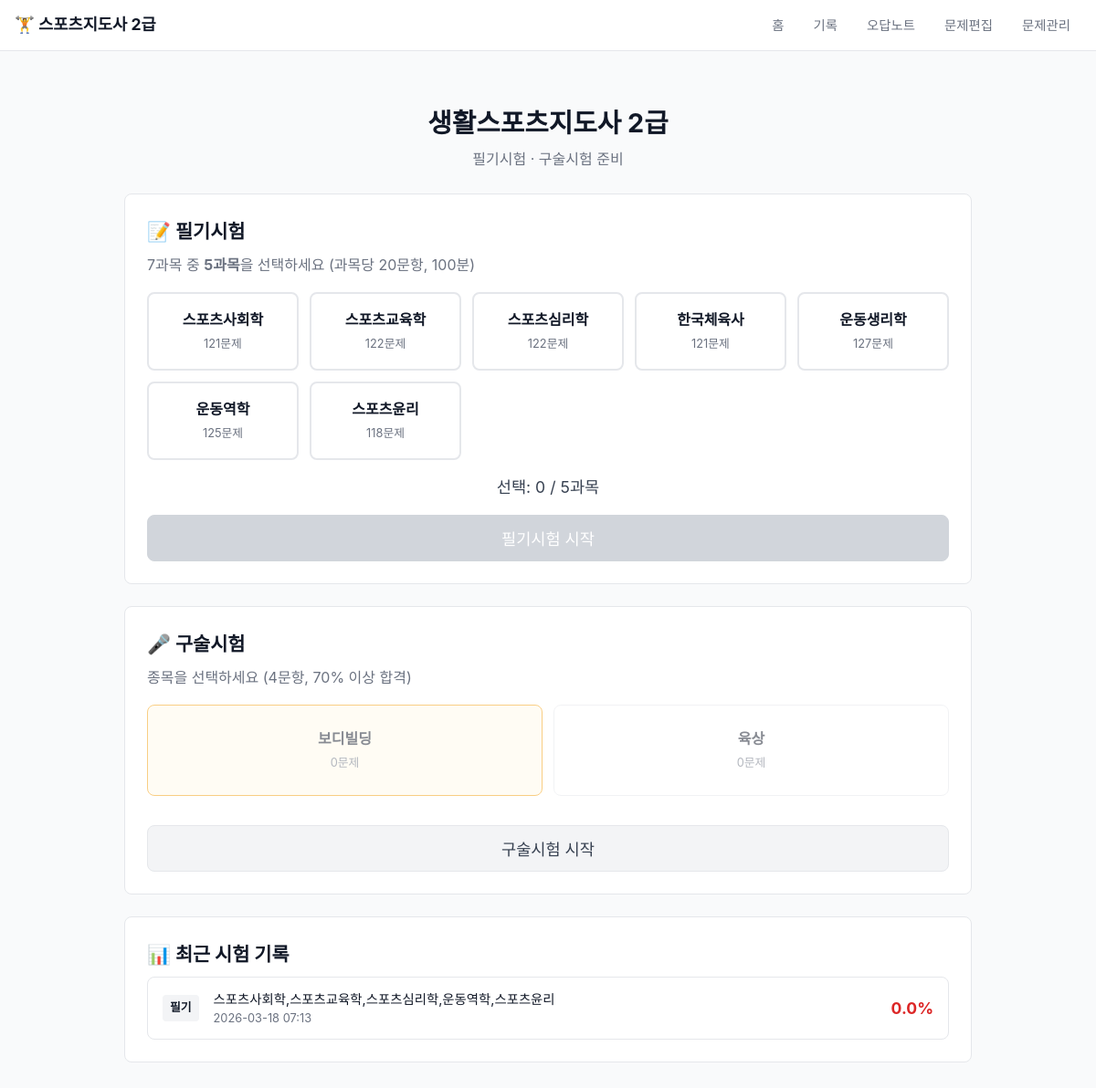
The page / on the database its author committed.
### tables this page shows
CREATE TABLE subjects (
    id          INTEGER PRIMARY KEY AUTOINCREMENT,
    name        TEXT NOT NULL UNIQUE,
    category    TEXT NOT NULL CHECK(category IN ('written', 'oral')),
    description TEXT,
    created_at  TEXT DEFAULT (datetime('now'))
);

CREATE TABLE test_sessions (
    id              INTEGER PRIMARY KEY AUTOINCREMENT,
    test_type       TEXT NOT NULL CHECK(test_type IN ('written', 'oral')),
    selected_subjects TEXT NOT NULL,
    total_questions INTEGER NOT NULL,
    correct_count   INTEGER DEFAULT 0,
    score_percent   REAL DEFAULT 0,
    time_limit_sec  INTEGER,
    time_spent_sec  INTEGER,
    is_passed       INTEGER DEFAULT 0,
    completed       INTEGER DEFAULT 0,
    started_at      TEXT DEFAULT (datetime('now')),
    finished_at     TEXT
);

### app.py (the view)
@app.route('/')
def index():
    db = get_db()
    subjects = db.execute(
        'SELECT s.*, COUNT(q.id) as question_count '
        'FROM subjects s LEFT JOIN questions q ON s.id = q.subject_id '
        'GROUP BY s.id ORDER BY s.category, s.id'
    ).fetchall()
    written = [s for s in subjects if s['category'] == 'written']
    oral = [s for s in subjects if s['category'] == 'oral']
    recent = db.execute(
        'SELECT * FROM test_sessions ORDER BY started_at DESC LIMIT 5'
    ).fetchall()
    stats = db.execute('''
        SELECT COUNT(*) as total_sessions,
               SUM(CASE WHEN is_passed = 1 THEN 1 ELSE 0 END) as passed,
               ROUND(AVG(score_percent), 1) as avg_score
        FROM test_sessions WHERE completed = 1
    ''').fetchone()
    return render_template('index.html',
                           written_subjects=written, oral_subjects=oral,
                           recent=recent, stats=stats)

### app.py (called while the page is built)
def get_db():
    if 'db' not in g:
        os.makedirs(os.path.dirname(DB_PATH), exist_ok=True)
        g.db = sqlite3.connect(DB_PATH)
        g.db.row_factory = sqlite3.Row
        g.db.execute('PRAGMA foreign_keys = ON')
    return g.db

### templates/index.html (shortened to what this page needs)
{% extends "base.html" %}
{% block content %}
<div class="hero">
    <h1>생활스포츠지도사 2급</h1>
    <p>필기시험 · 구술시험 준비</p>
</div>
<section class="exam-section">
    <h2>📝 필기시험</h2>
    <p class="section-desc">7과목 중 <strong>5과목</strong>을 선택하세요 (과목당 20문항, 100분)</p>
    <form action="/written/start" method="POST" id="writtenForm">
        <div class="subject-grid">
            {% for s in written_subjects %}
            <label class="subject-card {% if s.question_count == 0 %}disabled{% endif %}">
                <div class="subject-name">{{ s.name }}</div>
                <div class="subject-count">{{ s.question_count }}문제</div>
            </label>
            {% endfor %}
        </div>
        <div class="selected-count">
            선택: <span id="selectedCount">0</span> / 5과목
        </div>
        <button type="submit" class="btn btn-primary btn-lg" id="startWritten" disabled>
            필기시험 시작
        </button>
    </form>
</section>
<section class="exam-section">
    <h2>🎤 구술시험</h2>
    <p class="section-desc">종목을 선택하세요 (4문항, 70% 이상 합격)</p>
    <form action="/oral/start" method="POST">
        <div class="oral-grid">
            {% for s in oral_subjects %}
            <label class="subject-card oral-card {% if s.question_count == 0 %}disabled{% endif %}">
                <div class="subject-name">{{ s.name }}</div>
                <div class="subject-count">{{ s.question_count }}문제</div>
            </label>
            {% endfor %}
        </div>
        <button type="submit" class="btn btn-secondary btn-lg">
            구술시험 시작
        </button>
    </form>
</section>
{% if recent %}
<section class="exam-section">
    <h2>📊 최근 시험 기록</h2>
    <div class="history-list">
        {% for r in recent %}
        <a href="/result/{{ r.id }}" class="history-item">
            <div class="history-type">
                {{ '필기' if r.test_type == 'written' else '구술' }}
            </div>
            <div class="history-info">
                <div>{{ r.selected_subjects }}</div>
                <div class="history-date">{{ r.started_at[:16] }}</div>
            </div>
            <div class="history-score {{ 'pass' if r.is_passed else 'fail' }}">
                {{ r.score_percent }}%
            </div>
        </a>
        {% endfor %}
    </div>
</section>
{% endif %}
{% endblock %}

### static/style.css (style rules this page uses)
* { margin: 0; padding: 0; box-sizing: border-box; }
:root { --primary: #2563eb; --primary-dark: #1d4ed8; --success: #16a34a; --danger: #dc2626; --warning: #f59e0b; --gray-50: #f9fafb; --gray-100: #f3f4f6; --gray-200: #e5e7eb; --gray-300: #d1d5db; --gray-500: #6b7280; --gray-700: #374151; --gray-900: #111827; --radius: 8px; }
body { font-family: -apple-system, BlinkMacSystemFont, 'Segoe UI', sans-serif; background: var(--gray-50); color: var(--gray-900); line-height: 1.6; }
.hero { text-align: center; padding: 2rem 0 1.5rem; }
.hero h1 { font-size: 1.8rem; margin-bottom: 0.25rem; }
.hero p { color: var(--gray-500); }
.btn { display: inline-block; padding: 0.5rem 1rem; border: 1px solid var(--gray-300); border-radius: var(--radius); background: white; color: var(--gray-700); cursor: pointer; font-size: 0.9rem; text-decoration: none; transition: all 0.2s; }
.btn-primary { background: var(--primary); color: white; border-color: var(--primary); }
.btn-primary:disabled { background: var(--gray-300); border-color: var(--gray-300); cursor: not-allowed; }
.btn-secondary { background: var(--gray-100); border-color: var(--gray-200); }
.btn-lg { padding: 0.75rem 2rem; font-size: 1.1rem; }
.exam-section { background: white; border: 1px solid var(--gray-200); border-radius: var(--radius); padding: 1.5rem; margin-bottom: 1.5rem; }
.exam-section h2 { font-size: 1.3rem; margin-bottom: 0.5rem; }
.section-desc { color: var(--gray-500); margin-bottom: 1rem; }
.subject-grid { display: grid; grid-template-columns: repeat(auto-fill, minmax(140px, 1fr)); gap: 0.75rem; margin-bottom: 1rem; }
.subject-card { border: 2px solid var(--gray-200); border-radius: var(--radius); padding: 1rem; text-align: center; cursor: pointer; transition: all 0.2s; position: relative; }
.subject-card:has(input:checked) { border-color: var(--primary); background: #eff6ff; }
.subject-card.disabled { opacity: 0.5; cursor: not-allowed; }
.subject-name { font-weight: 600; margin-bottom: 0.25rem; }
.subject-count { font-size: 0.8rem; color: var(--gray-500); }
.oral-grid { display: grid; grid-template-columns: repeat(2, 1fr); gap: 0.75rem; margin-bottom: 1rem; }
.oral-card:has(input:checked) { border-color: var(--warning); background: #fffbeb; }
.selected-count { text-align: center; font-size: 1.1rem; margin-bottom: 1rem; color: var(--gray-700); }
.exam-section .btn-lg { display: block; width: 100%; text-align: center; }
.history-list { display: flex; flex-direction: column; gap: 0.5rem; }
.history-item { display: flex; align-items: center; gap: 1rem; padding: 0.75rem 1rem; background: white; border: 1px solid var(--gray-200); border-radius: var(--radius); text-decoration: none; color: inherit; transition: all 0.2s; }
.history-type { padding: 0.25rem 0.5rem; background: var(--gray-100); border-radius: 4px; font-size: 0.8rem; font-weight: 600; white-space: nowrap; }
.history-info { flex: 1; }
.history-info div:first-child { font-size: 0.9rem; }
.history-date { font-size: 0.8rem; color: var(--gray-500); }
.history-score { font-weight: 700; font-size: 1.1rem; text-align: right; }
.history-score.fail { color: var(--danger); }
.oral-card { background: white; border: 1px solid var(--gray-200); border-radius: var(--radius); padding: 1.5rem; margin-bottom: 1rem; }

### rows shown on the page
subjects: name "스포츠사회학", question_count "121"
subjects: name "스포츠교육학", question_count "122"
subjects: name "스포츠심리학", question_count "122"
subjects: name "한국체육사", question_count "121"
subjects: name "운동생리학", question_count "127"
subjects: name "운동역학", question_count "125"
subjects: name "스포츠윤리", question_count "118"
subjects: name "보디빌딩", question_count "0"
subjects: name "육상", question_count "0"
test_sessions: test_type "필기", selected_subjects "스포츠사회학,스포츠교육학,스포츠심리학,운동역학,스포츠윤리", started_at "2026-03-18 07:13", score_percent "0.0"
